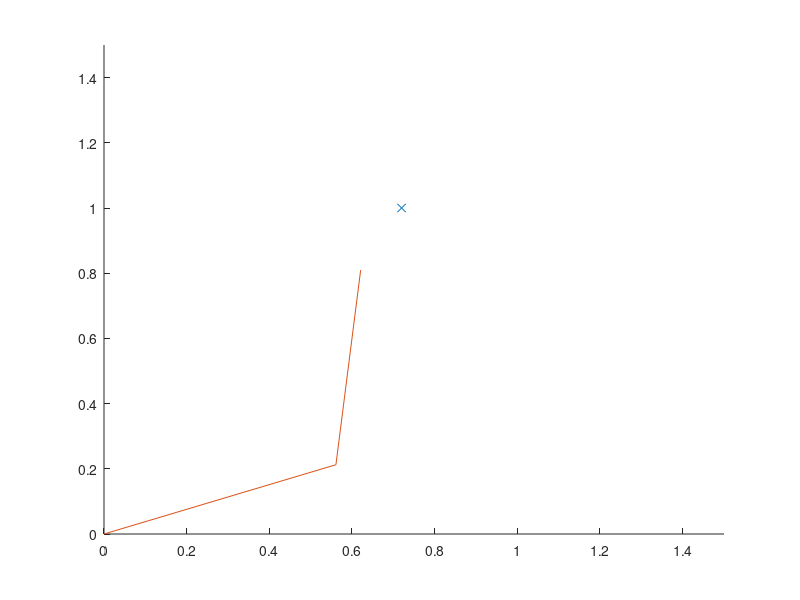
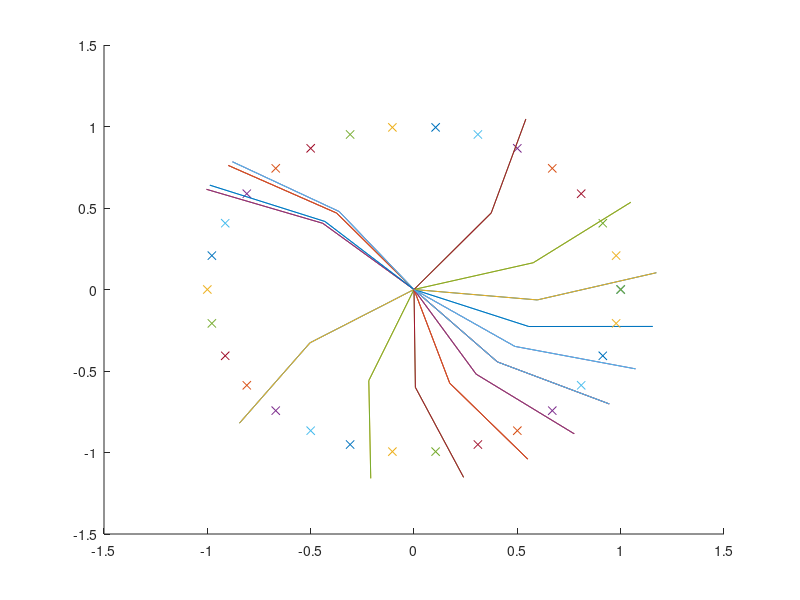

These charts were generated, in order, by the following MATLAB code:
%% Ponto qualquer
clc; close all; clear;

L1 = 0.6;
L2 = 0.6;

x = 0.72;
y = 1;

r = sqrt(x^2+y^2)
beta = (r^2-L1^2-L2^2)/(2*L1*L2);
alpha = y/x;
gama = (L1^2+r^2-L2^2)/(2*L1*r);

theta1 = rad2deg(alpha-gama);
theta2 = rad2deg(beta);

px1 = L1*cosd(theta1);
px2 = px1+L2*cosd(theta1+theta2);
py1 = L1*sind(theta1);
py2 = py1+L2*sind(theta1+theta2);

L1_calc = sqrt(px1^2+py1^2)
L2_calc = sqrt((px2-px1)^2+(py2-py1)^2)

px = [0 px1 px2];
py = [0 py1 py2];
hold on;
xlim([0 1.5]);
ylim([0 1.5]);
plot(x,y,'x');
plot(px,py);

%% Circulo
clc; close all; clear;

L1 = 0.6;
L2 = 0.6;

circulo = 360;
num_pontos = 360/12;

theta_passo = circulo/num_pontos;

lista_thetas = [0:theta_passo:circulo];

raio = 1;
lista_posx = [];
lista_posy = [];

for i = 1:num_pontos+1
    lista_posx(i) = raio*cosd(lista_thetas(i));
    lista_posy(i) = raio*sind(lista_thetas(i));
end

% plot(lista_posx,lista_posy)

% lista_px1 = [];
% lista_py1 = [];
% lista_px2 = [];
% lista_py2 = [];

figure; hold on;
for i = 1:num_pontos+1
    r = sqrt(lista_posx(i)^2+lista_posy(i)^2)
    beta = (r^2-L1^2-L2^2)/(2*L1*L2);
    alpha = lista_posy(i)/lista_posx(i);
    gama = (L1^2+r^2-L2^2)/(2*L1*r);
    
    theta1 = rad2deg(alpha-gama);
    theta2 = rad2deg(beta);
    
%     lista_px1(i) = L1*cosd(theta1);
%     lista_px2(i) = px1+L2*cosd(theta1+theta2);
%     lista_py1(i) = L1*sind(theta1);
%     lista_py2(i) = py1+L2*sind(theta1+theta2);
    
    px1 = L1*cosd(theta1);
    px2 = px1+L2*cosd(theta1+theta2);
    py1 = L1*sind(theta1);
    py2 = py1+L2*sind(theta1+theta2);

    px = [0 px1 px2];
    py = [0 py1 py2];
    plot(lista_posx(i), lista_posy(i), 'x');
    plot(px,py);
end
% lista_px1 = [];
% lista_py1 = [];
% lista_px2 = [];
% lista_py2 = [];
% 
% for i = 1:20
% %     lista_px1(i) = theta_passo*i;
%     lista_px1(i) = L1*cosd(lista_thetas(i));
%     lista_py1(i) = L1*sind(lista_thetas(i));
%     lista_px2(i) = lista_px1(i)+L2*cosd(theta1+theta2);
%     lista_py2(i) = lista_py1(i)+L2*sind(theta1+theta2);
% end
% 
% lista_px1
% lista_py1
% lista_px2
% lista_py2